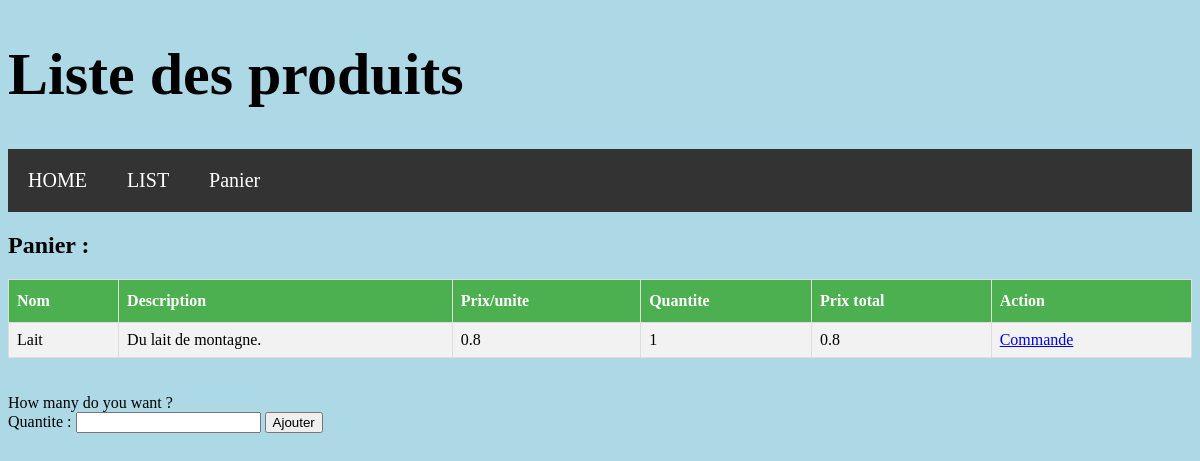
The page /List/panier.php?pid=1 on the database its author committed.
### tables this page shows
CREATE TABLE `produits` (
  `pid` int(11) NOT NULL,
  `nom` varchar(50) NOT NULL,
  `description` text NOT NULL,
  `qte` int(11) UNSIGNED NOT NULL,
  `prix` float UNSIGNED NOT NULL,
  `uid` int(11) NOT NULL,
  `ctid` int(11) NOT NULL
);

### List/panier.php (the view, shortened to what this page needs)
<?php
include("header.php");
?>
<h1> Liste des produits </h1>
<nav>
	<a href='../index.php'> HOME </a>
	<a href="Liste.php">LIST</a>
	<a href="panier.php"> Panier </a>
</nav>
<h2> Panier : </h2>
<table id = "table">
	<tr>
		<th> Nom </th>
		<th> Description </th>
		<th> Prix/unite </th>
		<th> Quantite </th>
		<th> Prix total </th>
		<th> Action </th>
	</tr>
	<?php
	$pid = $_SESSION['pid'];
		require("../db_config.php");
		try {
			$SQL = "SELECT * FROM produits WHERE pid = $pid";
			$st = $db->prepare($SQL);
			$st->execute();
			$res = $st->fetchAll(PDO::FETCH_ASSOC);
			foreach ($res as $row) {
				?>
				<tr>
					<td><?php echo $row['nom']?></td>
					<td><?php echo $row['description']?></td>
					<td><?php echo $row['prix']?></td>
					<td>
						<?php
						echo $_SESSION['q'];
						?>
					</td>
					<td><?php echo $row['prix']*$_SESSION['q'] ?></td>
					<td><a href = "aj_commande.php">Commande</a></td>
				</tr>
				<?php
			}
		} catch (PDOException $e) {
			echo "Erreur SQL: ".$e->getMessage();
		}
	?>
</table>
<form method="POST">
	<br><br>
	How many do you want ? <br>
	Quantite :
	<input type="number" name="qute">
	<input type="submit" value="Ajouter">
</form>
<?php
include "footer.php";
?>

### List/style.css (style rules this page uses)
#table { font-family: : Arial; border-collapse: collapse; width: 100%; }
#table td, #table th { border: 1px solid #ddd; padding: 8px; }
#table tr:nth-child(even) { background-color: #f2f2f2; }
#table th { padding-top: 12px; padding-bottom: 12px; text-align: left; background-color: #4CAF50; color: white; }
h1 { font-size: 60px; }
body { background-color: lightblue; }
nav { overflow: hidden; background-color: #333333; }
nav a { float: right; display: block; color: white; text-align: center; padding: 20px; font-size: 20px; text-decoration: none; }
nav a { float: left; }

### rows shown on the page
produits: nom "Lait", description "Du lait de montagne.", prix "0.8", $row['prix']*$_SESSION['q'] "0.8"
